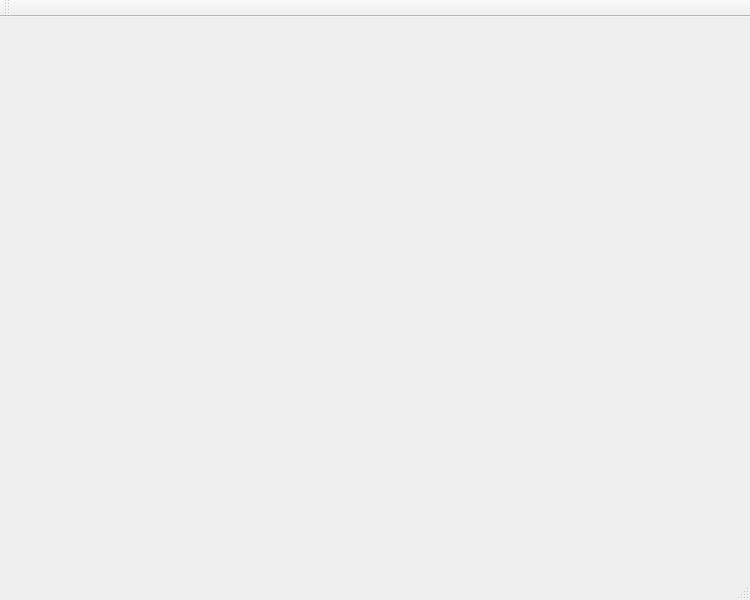
<?xml version="1.0" encoding="UTF-8"?>
<ui version="4.0">
 <class>MainWindow</class>
 <widget class="QMainWindow" name="MainWindow">
  <property name="geometry">
   <rect>
    <x>0</x>
    <y>0</y>
    <width>750</width>
    <height>600</height>
   </rect>
  </property>
  <property name="windowTitle">
   <string>MainWindow</string>
  </property>
  <widget class="QWidget" name="centralWidget"/>
  <widget class="QMenuBar" name="menuBar">
   <property name="geometry">
    <rect>
     <x>0</x>
     <y>0</y>
     <width>750</width>
     <height>22</height>
    </rect>
   </property>
  </widget>
  <widget class="QToolBar" name="mainToolBar">
   <attribute name="toolBarArea">
    <enum>TopToolBarArea</enum>
   </attribute>
   <attribute name="toolBarBreak">
    <bool>false</bool>
   </attribute>
  </widget>
  <widget class="QStatusBar" name="statusBar"/>
 </widget>
 <layoutdefault spacing="6" margin="11"/>
 <resources/>
 <connections/>
</ui>
